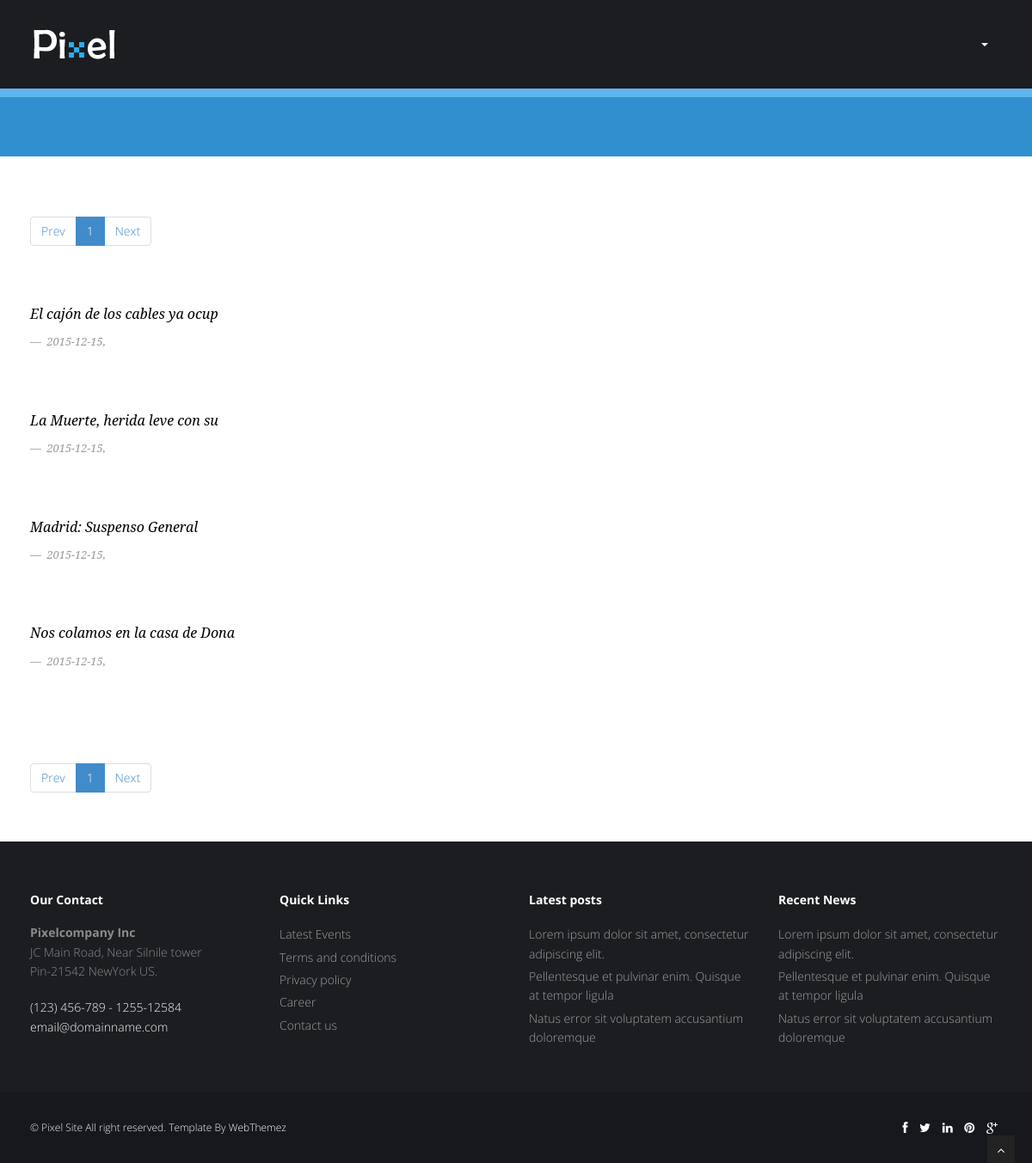
The page /Controladores/Privada/C_PrensaP.php (signed in) on the database as committed earlier.
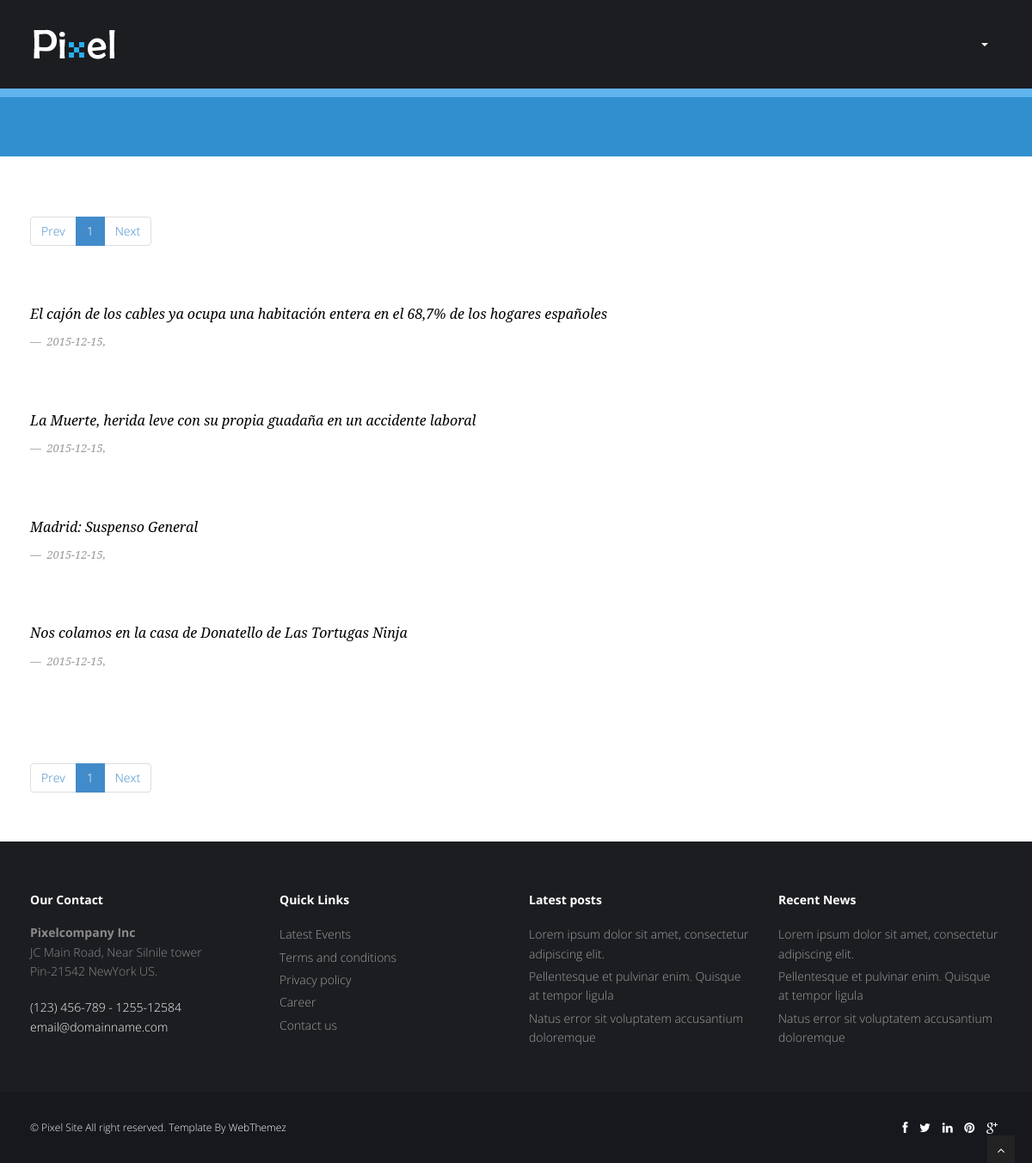
The same page on the database as committed later.
### tables this page shows
CREATE TABLE IF NOT EXISTS `S_NOTICIAS` (
  `Titulo_Noticia` varchar(200) NOT NULL,
  `Fecha_Noticia` date NOT NULL,
  `Web_Noticia` varchar(300) DEFAULT NULL,
  `IDPDF_Noticia` varchar(10) DEFAULT NULL,
  `Publicador_Noticia` varchar(20) NOT NULL
);

### Controladores/Privada/C_PrensaP.php (called while the page is built, shortened)
<?php
$Raiz = explode('/',$_SERVER['PHP_SELF'])[count(explode('/',$_SERVER['PHP_SELF']))-4];
function getRuta()
{
	global $Raiz;
	$RutaArray = explode('/',$_SERVER['PHP_SELF']);
	$toret = "";
	for ($i =(count($RutaArray)-2);$i > 0; $i = $i -1)
	{
		if ($RutaArray[$i] == $Raiz)
			break;
		else
			$toret = $toret."../";
	}
	return $toret;
}
$RutaRelativaControlador = getRuta();
include_once $RutaRelativaControlador.'Comun/ArchivoComun.php';
$PagID = "PP";
include_once $vistas[$PagID];
?>

### Comun/ArchivoComun.php (called while the page is built, shortened)
<?php
$NumporPags = 10;
$identificadores = array(
'Home' => 'H',
'Miembros' => 'M',
'Prensa'=> 'P',
'Transferencia'=> 'T',
'Colaboraciones'=> 'C',
'Login' => 'L'
);
$identificadoresPrivados = array(
'Home' => 'HP',
'Miembros' => 'MP',
'AMiembros' => 'AMP',
'MMiembros' => 'MMP',
'Prensa'=> 'PP',
'APrensa'=> 'APP',
'MPrensa'=> 'MPP',
'Transferencia'=> 'TP',
'ATransferencia'=> 'ATP',
'MTransferencia'=> 'MTP',
'Colaboraciones'=> 'CP',
'AColaboraciones'=> 'ACP',
'MColaboraciones'=> 'MCP',
'Administracion'=> 'G',
'ERRORPERM' => 'ERRORPERM'
);
$MenuPrincipalPrivados = array(
'Home' => $identificadoresPrivados['Home'],
'Miembros' => $identificadoresPrivados['Miembros'],
'Prensa'=> $identificadoresPrivados['Prensa'],
'Transferencia'=> $identificadoresPrivados['Transferencia'],
'Colaboraciones'=> $identificadoresPrivados['Colaboraciones'],
'Administracion'=> $identificadoresPrivados['Administracion']
);
$controladores = array(
	$identificadoresPrivados['Administracion'] => $RutaRelativaControlador.'GESTAPP/Principal/Controladores/Principal.php',
	$identificadoresPrivados['ERRORPERM'] => $RutaRelativaControlador.'Controladores/Privada/C_ERRORP.php',
	$identificadores['Home'] => $RutaRelativaControlador.'Controladores/Publica/ControladorWEB.php?PagMenu='.$identificadores['Home'],
	$identificadores['Miembros'] => $RutaRelativaControlador.'Controladores/Publica/ControladorWEB.php?PagMenu='.$identificadores['Miembros'],
	$identificadores['Prensa'] => $RutaRelativaControlador.'Controladores/Publica/ControladorWEB.php?PagMenu='.$identificadores['Prensa'],
	$identificadores['Transferencia'] => $RutaRelativaControlador.'Controladores/Publica/ControladorWEB.php?PagMenu='.$identificadores['Transferencia'],
	$identificadores['Colaboraciones'] => $RutaRelativaControlador.'Controladores/Publica/ControladorWEB.php?PagMenu='.$identificadores['Colaboraciones'],
	$identificadores['Login'] => $RutaRelativaControlador.'Controladores/Publica/ControladorWEB.php?PagMenu='.$identificadores['Login'],
	$identificadoresPrivados['Home'] => $RutaRelativaControlador.'Controladores/Privada/C_HomeP.php',
	$identificadoresPrivados['Miembros'] => $RutaRelativaControlador.'Controladores/Privada/C_MiembrosP.php',
	$identificadoresPrivados['Prensa'] => $RutaRelativaControlador.'Controladores/Privada/C_PrensaP.php',
	$identificadoresPrivados['Transferencia'] => $RutaRelativaControlador.'Controladores/Privada/C_TransferenciaP.php',
	$identificadoresPrivados['Colaboraciones'] => $RutaRelativaControlador.'Controladores/Privada/C_ColaboracionesP.php'
);
?>

### GESTAPP/Clases/BaseDatosControl.php (called while the page is built, shortened)
<?php
Class BaseDatosControl
{
	public $conexionBD;
	function __construct()
	{
		$this->conexionBD = new mysqli('localhost','gC', 'gC','ET3gC');
	}
	function OperacionGenericaBD($var,$Error = "1")
	{
		if (!$resultado = $this->conexionBD->query($var))
		{
			throw new Exception($Error . "=>". $var . "<br>Error: " . $this->conexionBD->error . "");
		}
		return $resultado;
	}
}
?>

### Clases/TablaBD.php (called while the page is built, shortened)
<?php
include_once $RutaRelativaControlador.'GESTAPP/Clases/BaseDatosControl.php';
Class TablaBD
{
	public $nombreTabla = "";
	function __construct($n,$arrayCampos,$arrayClaves)
	{
		$this->nombreTabla = $n;
	}
	public function ListadoRegistros($opciones)
	{
		$BD = new BaseDatosControl();
		return $BD->OperacionGenericaBD("Select * from ".$this->nombreTabla." ". $opciones);
	}
}
?>

### Vistas/Privadas/V_PrensaP.php (the view, shortened to what this page needs)
<?php
Class PrensaPrivada
{
function DisplayContent($idioma,$noticias,$pagAct,$ultimaPagina)
{
	global $NumporPags;
?>
	<section id="content">
	<div class="container">
		<div class="row">
			<div class="col-md-12">
				<ul class="pagination">
					<li>
						<a onclick="document.getElementById('ant').submit();">Prev</a>
					</li>
					<?php
					for ($i = $pagAct-5; $i < $pagAct+5;$i = $i+1 )
					{
						if ($i > 0 && $i <= ceil(count($noticias)/$NumporPags))
						{
							$active = "";
							if ($i == $pagAct)
								$active = ' class="active" ';
							echo '
							<li '.$active.' >
								<a onclick="document.getElementById(\'numeracion'.$i.'\').submit();">'.$i.'</a>
							</li>
							';
						}
					}
					?>
					<li>
						<a onclick="document.getElementById('pos').submit();">Next</a>
					</li>
				</ul>
			</div>
		</div>
		<div class="row">
			<div class="col-lg-12">
				<?php
					foreach($noticias as $noticia)
					{
						echo '
						<div class="row">
							<div class="col-md-12">
								<blockquote>
									<p>
										'.$noticia["Titulo_Noticia"].'
									</p> <small> '.$noticia["Fecha_Noticia"].', <cite> <a href="'.$noticia["Web_Noticia"].'" >'.$idioma["Enlace"].'</a> </cite></small>
								</blockquote>
							</div>
						</div>
						';
					}
				?>
			</div>
		</div>
		<div class="row">
			<div class="col-md-12">
				<ul class="pagination">
					<li>
						<a onclick="document.getElementById('ant').submit();">Prev</a>
					</li>
					<?php
					for ($i = $pagAct-5; $i < $pagAct+5;$i = $i+1 )
					{
						if ($i > 0 && $i <= ceil(count($noticias)/$NumporPags))
						{
							$active = "";
							if ($i == $pagAct)
								$active = ' class="active" ';
							echo '
							<li '.$active.' >
								<a onclick="document.getElementById(\'numeracion'.$i.'\').submit();">'.$i.'</a>
							</li>
							';
						}
					}
					?>
					<li>
						<a onclick="document.getElementById('pos').submit();">Next</a>
					</li>
				</ul>
			</div>
		</div>
	</div>
	</section>
<?php
}
}
	$noticias = array ();
		try
		{
			$consulta = $_TABLANOTICIAS->ListadoRegistros("");
			for ($i = 0; $i < $consulta->num_rows ;$i++)
			{
				$noticias[] = $consulta->fetch_assoc();
			}
		}
		catch(Exception $e)
		{
			$errorRescrito = explode("=>",$e->getMessage());
			$_SESSION['error'] = 'CON ERR NOTICIAS'."=>".$errorRescrito[1];
		}
		$pagCargar = 1;
$princ_view = new PrensaPrivada();
include_once$RutaRelativaControlador.'Comun/CabeceraPriv.php';
$princ_view->DisplayContent($idioma,$noticias,$pagCargar,ceil(count($noticias)/$NumporPags));
include_once$RutaRelativaControlador.'Comun/Pie.php';
?>

### Comun/CabeceraPriv.php (shortened to what this page needs)
<!DOCTYPE html>
<html lang="en">
<head>
<?php
	$IndexIdiomaPageName = "PagName".$PagID;
?>
<link href="<?php echo $RutaRelativaControlador?>css/bootstrap.min.css" rel="stylesheet" />
<link href="<?php echo $RutaRelativaControlador?>css/fancybox/jquery.fancybox.css" rel="stylesheet">
<link href="<?php echo $RutaRelativaControlador?>css/jcarousel.css" rel="stylesheet" />
<link href="<?php echo $RutaRelativaControlador?>css/flexslider.css" rel="stylesheet" />
<link href="<?php echo $RutaRelativaControlador?>css/style.css" rel="stylesheet" />
</head>
<body>
<div id="wrapper">
		<header>
        <div class="navbar navbar-default navbar-static-top">
            <div class="container">
                <div class="navbar-header">
                    <a class="navbar-brand" href="ControladorWEB.php?PagMenu=<?php echo $identificadores['Home']?>"><img src="<?php echo $RutaRelativaControlador?>img/logo.png" alt="logo"/></a>
                </div>
                <div class="navbar-collapse collapse ">
                    <ul class="nav navbar-nav">
					<?php
						foreach ($MenuPrincipalPrivados as $k => $v)
						{
							if ($PagID == $v)
							{
								echo '<li class="active">
								<a href="'.$controladores[$v].'">'.$idioma['PagName'.$v].'</a>
								</li>';
							}
							else
							{
								echo '<li class="active">
								<a href="'.$controladores[$v].'">'.$idioma['PagName'.$v].'</a>
								</li>';
							}
						}
					?>
					<li class="dropdown">
						<a href="#" class="dropdown-toggle" data-toggle="dropdown">
						  <?php echo $idioma['Otros'] ?><b class="caret"></b>
						</a>
					</li>
                    </ul>
                </div>
            </div>
        </div>
	</header>
	<?php
	if ($PagID != 'H')
	{
		echo '
			<section id="inner-headline">
				<div class="container">
					<div class="row">
						<div class="col-lg-12">
							<h2 class="pageTitle">
								'.$idioma[$IndexIdiomaPageName].'
							</h2>
						</div>
					</div>
				</div>
			</section>
		';
	}

### Comun/Pie.php (shortened to what this page needs)
	<footer>
	<div class="container">
		<div class="row">
			<div class="col-lg-3">
				<div class="widget">
					<h5 class="widgetheading">Our Contact</h5>
					<address>
					<strong>Pixelcompany Inc</strong><br>
					JC Main Road, Near Silnile tower<br>
					 Pin-21542 NewYork US.</address>
					<p>
						<i class="icon-phone"></i> (123) 456-789 - 1255-12584 <br>
						<i class="icon-envelope-alt"></i> email@domainname.com
					</p>
				</div>
			</div>
			<div class="col-lg-3">
				<div class="widget">
					<h5 class="widgetheading">Quick Links</h5>
					<ul class="link-list">
						<li><a href="#">Latest Events</a></li>
						<li><a href="#">Terms and conditions</a></li>
						<li><a href="#">Privacy policy</a></li>
						<li><a href="#">Career</a></li>
						<li><a href="#">Contact us</a></li>
					</ul>
				</div>
			</div>
			<div class="col-lg-3">
				<div class="widget">
					<h5 class="widgetheading">Latest posts</h5>
					<ul class="link-list">
						<li><a href="#">Lorem ipsum dolor sit amet, consectetur adipiscing elit.</a></li>
						<li><a href="#">Pellentesque et pulvinar enim. Quisque at tempor ligula</a></li>
						<li><a href="#">Natus error sit voluptatem accusantium doloremque</a></li>
					</ul>
				</div>
			</div>
			<div class="col-lg-3">
					<div class="widget">
					<h5 class="widgetheading">Recent News</h5>
					<ul class="link-list">
						<li><a href="#">Lorem ipsum dolor sit amet, consectetur adipiscing elit.</a></li>
						<li><a href="#">Pellentesque et pulvinar enim. Quisque at tempor ligula</a></li>
						<li><a href="#">Natus error sit voluptatem accusantium doloremque</a></li>
					</ul>
				</div>
			</div>
		</div>
	</div>
	<div id="sub-footer">
		<div class="container">
			<div class="row">
				<div class="col-lg-6">
					<div class="copyright">
						<p>
							<span>&copy; Pixel Site All right reserved. Template By </span><a href="http://webthemez.com" target="_blank">WebThemez</a>
						</p>
					</div>
				</div>
				<div class="col-lg-6">
					<ul class="social-network">
						<li><a href="#" data-placement="top" title="Facebook"><i class="fa fa-facebook"></i></a></li>
						<li><a href="#" data-placement="top" title="Twitter"><i class="fa fa-twitter"></i></a></li>
						<li><a href="#" data-placement="top" title="Linkedin"><i class="fa fa-linkedin"></i></a></li>
						<li><a href="#" data-placement="top" title="Pinterest"><i class="fa fa-pinterest"></i></a></li>
						<li><a href="#" data-placement="top" title="Google plus"><i class="fa fa-google-plus"></i></a></li>
					</ul>
				</div>
			</div>
		</div>
	</div>
	</footer>
</div>
<a href="#" class="scrollup"><i class="fa fa-angle-up active"></i></a>
</body>
</html>

### css/style.css (style rules this page uses)
body { font-family:'Open Sans', Arial, sans-serif; font-size:14px; font-weight:300; line-height:1.6em; color:#656565; }
h1,h2, h3, h4, h5, h6 { font-family:'Open Sans', Arial, sans-serif; font-weight:700; line-height:1.1em; color:#333; margin-bottom: 20px; }
.container { padding:0 20px 0 20px; position:relative; }
#wrapper { width:100%; margin:0; padding:0; }
.row,.row-fluid { margin-bottom:30px; }
.row .row,.row-fluid .row-fluid { margin-bottom:30px; }
header .navbar { margin-bottom: 0; }
.navbar-default { border: none; }
.navbar-brand { color: #222; text-transform: uppercase; font-size: 24px; font-weight: 700; line-height: 1em; letter-spacing: -1px; margin-top: 13px; padding: 0 0 0 15px; }
.navbar-default .navbar-brand { color: #61B331; }
header .navbar-collapse ul.navbar-nav { float: right; margin-right: 0; }
header .navbar-default { background-color: #1c1d21; }
header .nav li a:hover, header .nav li a:focus, header .nav li.active a, header .nav li.active a:hover, header .nav li a.dropdown-toggle:hover, header .nav li a.dropdown-toggle:focus, header .nav li.active ul.dropdown-menu li a:hover, header .nav li.active ul.dropdown-menu li.active a { -webkit-transition: all .3s ease; -moz-transition: all .3s ease; -ms-transition: all .3s ease; -o-transition: all .3s ease; transition: all .3s ease; }
header .navbar { min-height: 70px; padding:18px 0; }
header .navbar-nav > li { padding-bottom: 12px; padding-top: 12px; }
header .navbar-nav > li > a { padding-bottom: 6px; padding-top: 5px; margin-left: 2px; line-height: 30px; font-weight: 700; -webkit-transition: all .3s ease; -moz-transition: all .3s ease; -ms-transition: all .3s ease; -o-transition: all .3s ease; transition: all .3s ease; }
header .nav .caret { border-bottom-color: #f5f5f5; border-top-color: #f5f5f5; }
.navbar-default .navbar-nav > .active > a, .navbar-default .navbar-nav > .active > a:hover, .navbar-default .navbar-nav > .active > a:focus { background-color: #fff; }
header ul.nav li { border:none; margin:0; }
header ul.nav li a { font-size:12px; border:none; font-weight:700; text-transform:uppercase; }
.navbar .nav > li > a { color: #848484 !important; text-shadow: none; border: 1px solid rgba(255, 255, 255, 0) !important; }
.navbar .nav > .active > a,.navbar .nav > .active > a:hover { background:none; font-weight:700; }
.navbar-default .navbar-nav>.active>a, .navbar-default .navbar-nav>.active>a:hover, .navbar-default .navbar-nav>.active>a:focus { color: #3498db; }
ul.nav li.dropdown a { z-index:1000; display:block; }
#content { position:relative; background:#fff; padding:50px 0 0px 0; }
#inner-headline { background: #318FCF; position:relative; margin:0; padding:0; color:#fefefe; border-top: 10px solid #61B5EF; }
blockquote { font-size:16px; font-weight:400; font-family:'Noto Serif', serif; font-style:italic; padding-left:0; color:#000000; line-height:1.6em; border:none; }
ul.link-list { margin:0; padding:0; list-style:none; }
ul.link-list li { margin:0; padding:2px 0 2px 0; list-style:none; }
footer { background: #1C1D21; }
footer ul.link-list li a { color: #A0A0A0; }
.widgetheading { width:100%; padding:0; }
footer .widgetheading { position: relative; }
footer { padding:50px 0 0 0; color:#f8f8f8; }
footer a { color:#fff; }
footer h1, footer h2, footer h3, footer h4, footer h5, footer h6 { color:#fff; }
footer address { line-height:1.6em; color: #8B8B8C; }
ul.social-network { list-style:none; margin:0; }
ul.social-network li { display:inline; margin: 0 5px; }
#sub-footer { text-shadow:none; color:#f5f5f5; padding:0; padding-top:30px; margin:20px 0 0 0; background: #16181D; }
#sub-footer p { margin:0; padding:0; }
#sub-footer span { color:#f5f5f5; }
.copyright { text-align:left; font-size:12px; }
#sub-footer ul.social-network { float:right; }
.scrollup { position:fixed; width:32px; height:32px; bottom:0px; right:20px; background: #222; }
a.scrollup { outline:0; text-align: center; }
a.scrollup i { margin-top: 10px; color: #fff; }

Rows that differ between the two databases and show on the page:
removed s_noticias: Titulo_Noticia "El cajón de los cables ya ocup", Fecha_Noticia "2015-12-15"
removed s_noticias: Titulo_Noticia "La Muerte, herida leve con su", Fecha_Noticia "2015-12-15"
removed s_noticias: Titulo_Noticia "Nos colamos en la casa de Dona", Fecha_Noticia "2015-12-15"
added s_noticias: Titulo_Noticia "El cajón de los cables ya ocupa una habitación entera en el 68,7% de los hogares españoles", Fecha_Noticia "2015-12-15"
added s_noticias: Titulo_Noticia "La Muerte, herida leve con su propia guadaña en un accidente laboral", Fecha_Noticia "2015-12-15"
added s_noticias: Titulo_Noticia "Nos colamos en la casa de Donatello de Las Tortugas Ninja", Fecha_Noticia "2015-12-15"
